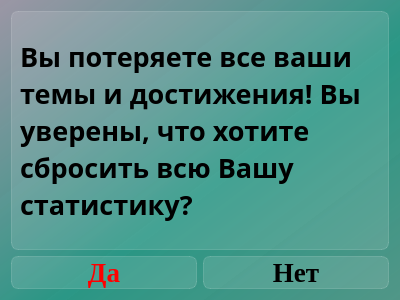
<?xml version="1.0" encoding="UTF-8"?>
<ui version="4.0">
 <class>Dialog_accept_restart_statistics</class>
 <widget class="QDialog" name="Dialog_accept_restart_statistics">
  <property name="geometry">
   <rect>
    <x>0</x>
    <y>0</y>
    <width>400</width>
    <height>300</height>
   </rect>
  </property>
  <property name="windowTitle">
   <string>Сброс статистики</string>
  </property>
  <property name="styleSheet">
   <string notr="true">background-color: qlineargradient(spread:pad, x1:1, y1:1, x2:0, y2:0, stop:0 rgba(81, 150, 135, 255), stop:0.427447 rgba(41, 150, 132, 235), stop:1 rgba(155, 150, 165, 255));
font-family: Liberation Serif;</string>
  </property>
  <layout class="QVBoxLayout" name="verticalLayout">
   <item>
    <widget class="QLabel" name="label_really_restart">
     <property name="styleSheet">
      <string notr="true">text-align: center;
font-weight: bold;
font-size: 20pt;
background-color: rgba(255, 255, 255, 30);
border: 1px solid rgba(255, 255, 255, 40);
border-radius: 7px;
font-family: Libration Serif;</string>
     </property>
     <property name="text">
      <string>Вы потеряете все ваши темы и достижения! Вы уверены, что хотите сбросить всю Вашу статистику?</string>
     </property>
     <property name="scaledContents">
      <bool>false</bool>
     </property>
     <property name="wordWrap">
      <bool>true</bool>
     </property>
    </widget>
   </item>
   <item>
    <layout class="QHBoxLayout" name="horizontalLayout">
     <item>
      <widget class="QPushButton" name="pushButton_yes">
       <property name="styleSheet">
        <string notr="true">QPushButton {
font-weight: bold;
font-size: 20pt;
text-align: center;
color: red;
background-color: rgba(255, 255, 255, 30);
border: 1px solid rgba(255, 255, 255, 40);
border-radius: 7px;
}

QPushButton:hover {
background-color: rgba(255, 255, 255, 40);
}
QPushButton:pressed {
background-color: rgba(255, 255, 255, 70);
}</string>
       </property>
       <property name="text">
        <string>Да</string>
       </property>
      </widget>
     </item>
     <item>
      <widget class="QPushButton" name="pushButton_no">
       <property name="styleSheet">
        <string notr="true">QPushButton {
font-weight: bold;
font-size: 20pt;
text-align: center;
background-color: rgba(255, 255, 255, 30);
border: 1px solid rgba(255, 255, 255, 40);
border-radius: 7px;
}

QPushButton:hover {
background-color: rgba(255, 255, 255, 40);
}
QPushButton:pressed {
background-color: rgba(255, 255, 255, 70);
}</string>
       </property>
       <property name="text">
        <string>Нет</string>
       </property>
      </widget>
     </item>
    </layout>
   </item>
  </layout>
 </widget>
 <resources/>
 <connections/>
</ui>
